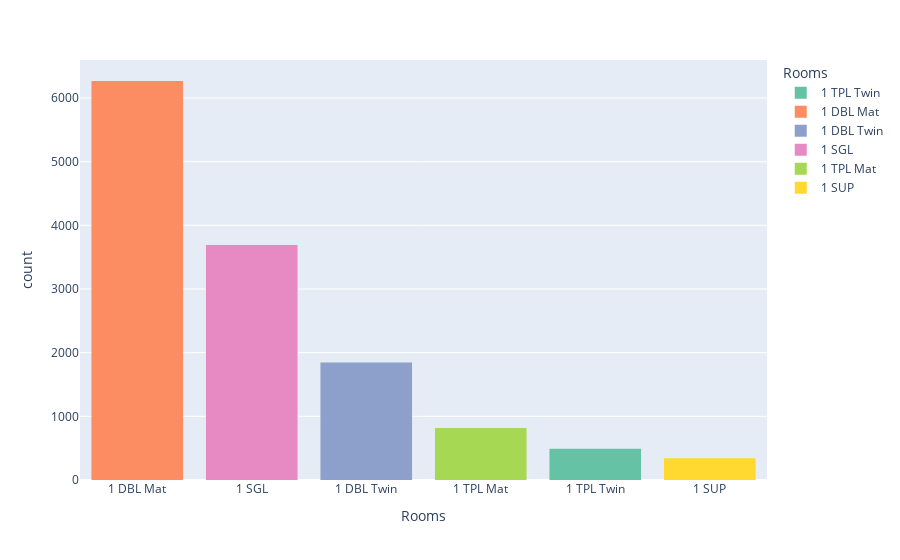

Write notebook code for a chart like this one.
### Code cell
import plotly.graph_objs as go
import plotly.express as px


fig = px.histogram(df, x='Rooms', color='Rooms', color_discrete_sequence=px.colors.qualitative.Set2, 
                  ).update_xaxes(categoryorder='total descending')

fig.show()

### Figure 1 — Plotly figure (JSON) as saved in the notebook; plotly's stock layout.template omitted (floating-point values rounded to 4 significant figures; data arrays with more than 128 entries replaced by an {"elided": "..."} marker saying what was removed)
{"data": [{"alignmentgroup": "True", "bingroup": "x", "hovertemplate": "Rooms=%{x}<br>count=%{y}<extra></extra>", "legendgroup": "1 TPL Twin", "marker": {"color": "rgb(102,194,165)", "pattern": {"shape": ""}}, "name": "1 TPL Twin", "offsetgroup": "1 TPL Twin", "orientation": "v", "showlegend": true, "type": "histogram", "x": {"elided": "492 str values"}, "xaxis": "x", "yaxis": "y"}, {"alignmentgroup": "True", "bingroup": "x", "hovertemplate": "Rooms=%{x}<br>count=%{y}<extra></extra>", "legendgroup": "1 DBL Mat", "marker": {"color": "rgb(252,141,98)", "pattern": {"shape": ""}}, "name": "1 DBL Mat", "offsetgroup": "1 DBL Mat", "orientation": "v", "showlegend": true, "type": "histogram", "x": {"elided": "6267 str values"}, "xaxis": "x", "yaxis": "y"}, {"alignmentgroup": "True", "bingroup": "x", "hovertemplate": "Rooms=%{x}<br>count=%{y}<extra></extra>", "legendgroup": "1 DBL Twin", "marker": {"color": "rgb(141,160,203)", "pattern": {"shape": ""}}, "name": "1 DBL Twin", "offsetgroup": "1 DBL Twin", "orientation": "v", "showlegend": true, "type": "histogram", "x": {"elided": "1847 str values"}, "xaxis": "x", "yaxis": "y"}, {"alignmentgroup": "True", "bingroup": "x", "hovertemplate": "Rooms=%{x}<br>count=%{y}<extra></extra>", "legendgroup": "1 SGL", "marker": {"color": "rgb(231,138,195)", "pattern": {"shape": ""}}, "name": "1 SGL", "offsetgroup": "1 SGL", "orientation": "v", "showlegend": true, "type": "histogram", "x": {"elided": "3690 str values"}, "xaxis": "x", "yaxis": "y"}, {"alignmentgroup": "True", "bingroup": "x", "hovertemplate": "Rooms=%{x}<br>count=%{y}<extra></extra>", "legendgroup": "1 TPL Mat", "marker": {"color": "rgb(166,216,84)", "pattern": {"shape": ""}}, "name": "1 TPL Mat", "offsetgroup": "1 TPL Mat", "orientation": "v", "showlegend": true, "type": "histogram", "x": {"elided": "816 str values"}, "xaxis": "x", "yaxis": "y"}, {"alignmentgroup": "True", "bingroup": "x", "hovertemplate": "Rooms=%{x}<br>count=%{y}<extra></extra>", "legendgroup": "1 SUP", "marker": {"color": "rgb(255,217,47)", "pattern": {"shape": ""}}, "name": "1 SUP", "offsetgroup": "1 SUP", "orientation": "v", "showlegend": true, "type": "histogram", "x": {"elided": "341 str values"}, "xaxis": "x", "yaxis": "y"}], "layout": {"barmode": "relative", "legend": {"title": {"text": "Rooms"}, "tracegroupgap": 0}, "margin": {"t": 60}, "xaxis": {"anchor": "y", "categoryarray": ["1 TPL Twin", "1 DBL Mat", "1 DBL Twin", "1 SGL", "1 TPL Mat", "1 SUP"], "categoryorder": "total descending", "domain": [0, 1], "title": {"text": "Rooms"}}, "yaxis": {"anchor": "x", "domain": [0, 1], "title": {"text": "count"}}}}
